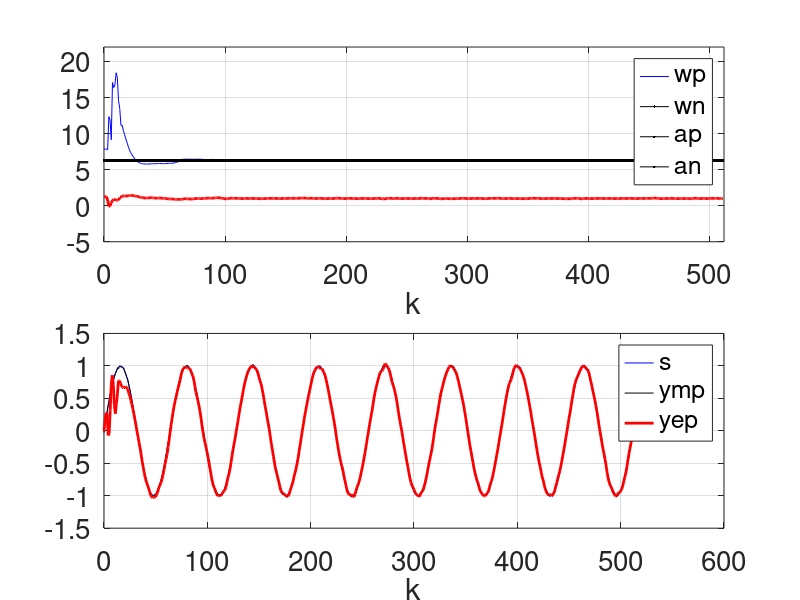

MATLAB code to generate this figure:
clear all
close all
clc

rng(1);
%
an=1;
wn=2*pi;
wa=2^(6)*wn;
h=wn/wa;
%
% x1=0;
% x2=1.25*an;
% x3=1.25*wn;

x1=0;
x2=1.25*wn;
x3=1.25*an;

x=[x1;x2;x3];
%
N=2^(9)-1;
ks=zeros(N+1,1);
sm=zeros(N+1,1);
sp=zeros(N+1,1);
se=zeros(N+1,1);
we=zeros(N+1,1);
%
I3=eye(3,3);
P=1e6*I3;
sigv=1e-2;
R=sigv^2;
sigw=1e-2;
siga=1e-2;
%
for i=0:N,
    ks(i+1)=i;
    %
    s=an*sin(h*wn*i);
    sp(i+1) = s;
    
    w = x2;
    wp(i+1) = w;
    a = x3;
    ap(i+1) = a;
    ye = x3*sin(x1);
    yep(i+1) = ye;
    ym = s + sigv*randn();
    ymp(i+1) = ym;

    x1=x(1);x2=x(2);x3=x(3);

    F=[1,       h,        0
       0,       1,        0
       0,       0,        1];
    % Q
    Q=[0,  0,      0
       0,  sigw^2, 0
       0,  0,      siga^2];
    % C
    C=[x3*cos(x1), 0, sin(x1)];
    %
    P=F*P*F'+Q;
    
    K=P*C'*inv(C*P*C'+R);
    % f(x)
    x1=x1+h*x2;
    x2=x2+sigw*randn();
    x3=x3+siga*randn();
    %
    x=[x1;x2;x3];

    x=x+K*(ym-ye);
    P=P-K*C*P;
end
%
figure(1)
subplot(2,1,1)
plot(ks',wp,'b',ks',wn,'k',ks',an,'k--',ks',ap,'r','Linewidth',2)
set(gca,'FontSize',20)
xlabel('k')
grid
axis([0 length(ks) -5 22])
legend('wp','wn','ap','an')
%
subplot(2,1,2)
plot(ks',sp,'b',ks',ymp,'k',ks',yep,'r','Linewidth',2)
set(gca,'FontSize',20)
xlabel('k')
grid
legend('s','ymp','yep')